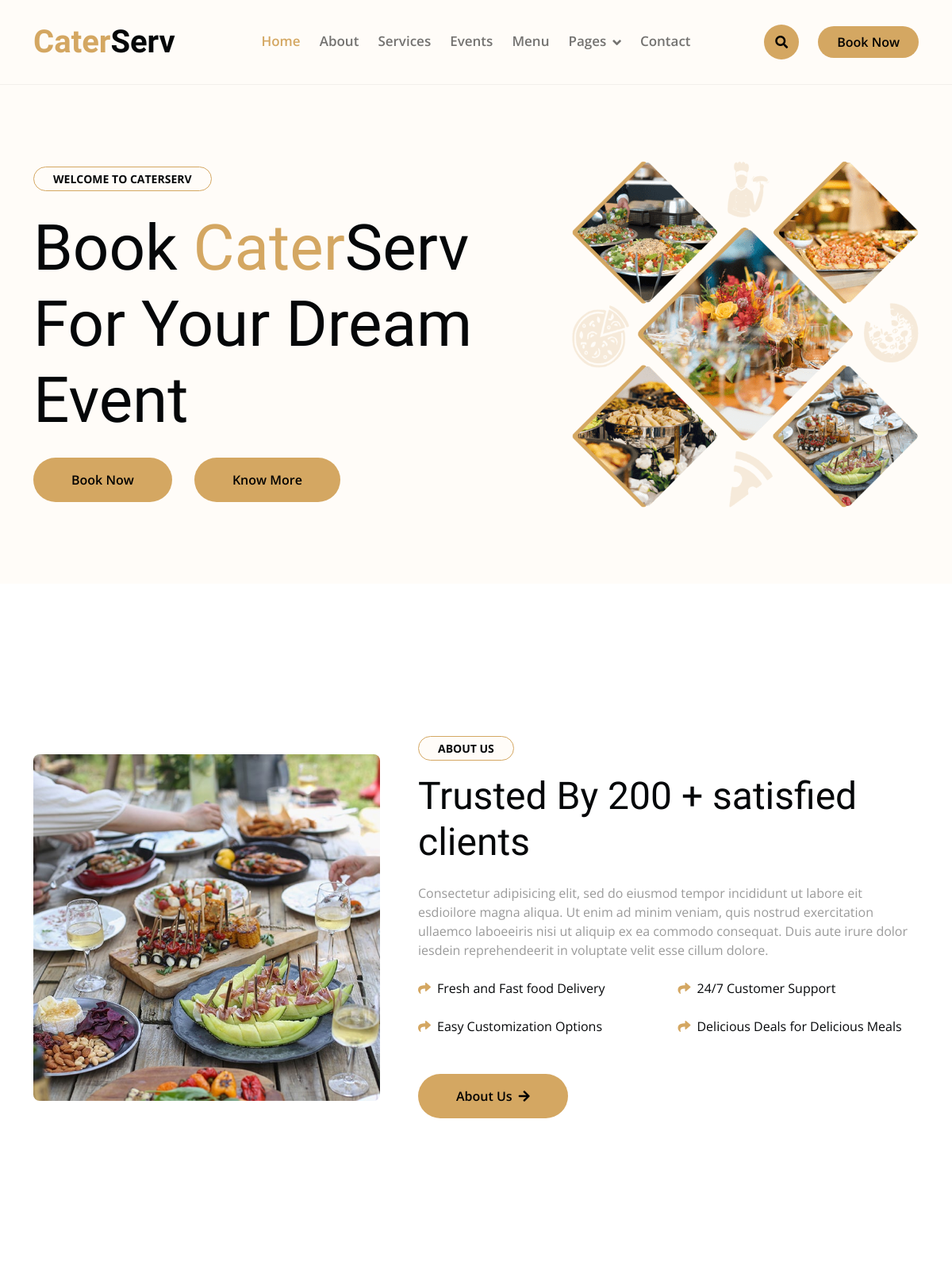
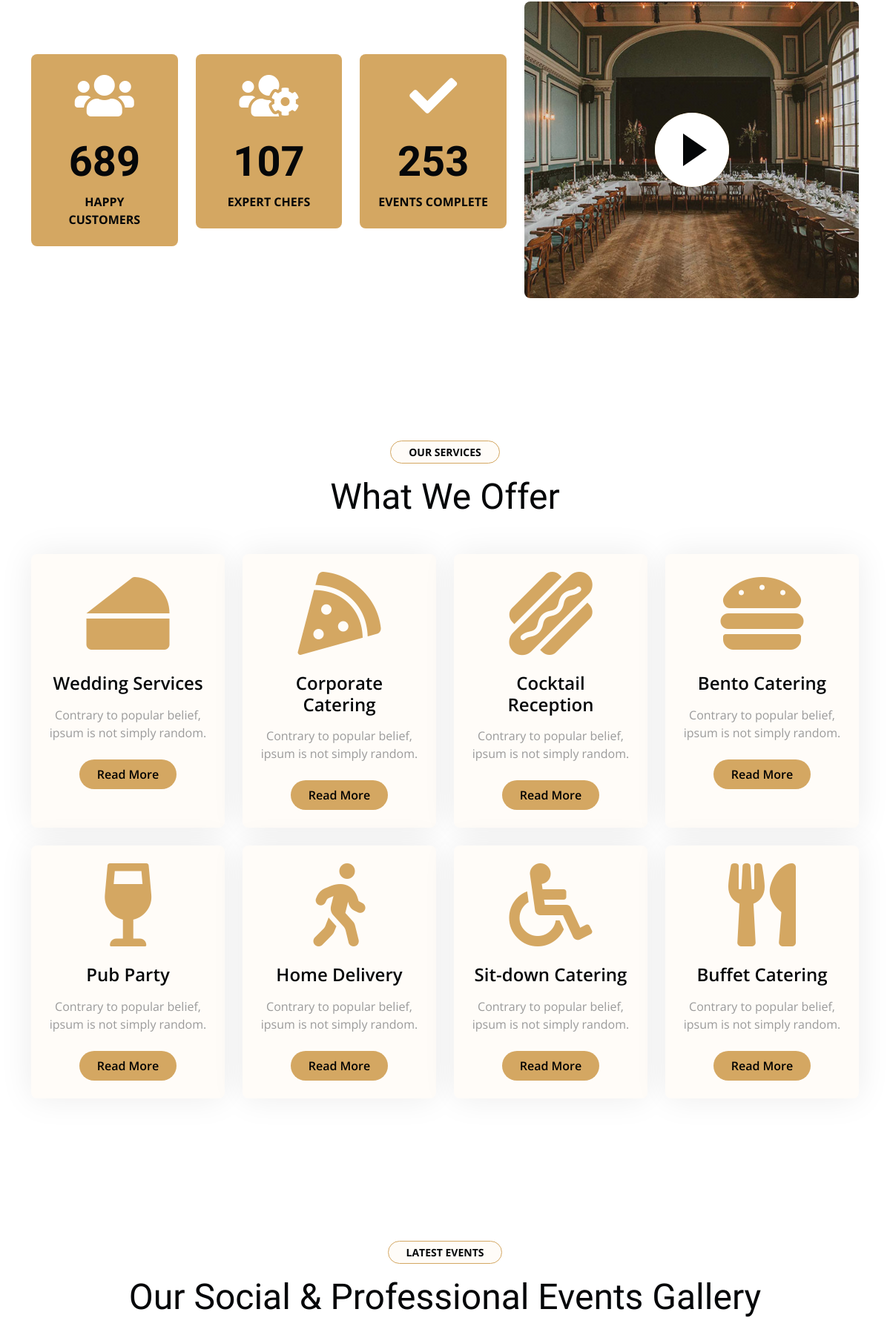
The page / (upper part) on the database its author committed (2 pictures, top to bottom).
### caterapp/models.py (models this page shows)
class Menu(models.Model):
    image = models.ImageField(upload_to='menu/')

class About(models.Model):
    image = models.ImageField(upload_to='about/')

class AboutFeature(models.Model):
    feature = models.CharField(max_length=100)

class CountAbout(models.Model):
    icon = models.CharField(max_length=50)
    numbers = models.IntegerField()
    count_name = models.CharField(max_length=50)

class Service(models.Model):
    icon = models.CharField(max_length=50)
    service_name = models.CharField(max_length=50)
    service_desc = models.CharField(max_length=100)

### caterapp/views.py (the view)
# urls.py: path('', views.index, name='index'),
def index(request):
    menu = Menu.objects.all()
    image = About.objects.all()
    desc = AboutFeature.objects.all()
    count = CountAbout.objects.all()
    service = Service.objects.all()
    all_event = Event.objects.all()
    wedding = Wedding.objects.all()
    corporate = Corporate.objects.all()
    cocktail = Cocktail.objects.all()
    buffet = Buffet.objects.all()
    starter = MenuStarter.objects.all()
    main_course = MenuMain.objects.all()
    drinks = MenuDrinks.objects.all()
    offers = MenuOffers.objects.all()
    special = MenuSpecial.objects.all()
    form = Booking.objects.all()
    chef_team = ChefAbout.objects.all()
    customers = ServiceCustomers.objects.all()
    customerss = ServiceCustomers.objects.all()
    blogdesc = Blog.objects.all()
    return render(request, 'index.html', {'menu': menu,
                                          'image': image, 'desc': desc,
                                          'count': count,
                                          'service': service,
                                          'all_event': all_event,
                                          'wedding': wedding, 'corporate': corporate, 'cocktail': cocktail, 'buffet': buffet,
                                          'starter': starter, 'main_course': main_course, 'drinks': drinks,'offers': offers,'special': special,
                                          'form': form,
                                          'chef_team': chef_team,
                                          'customers': customers, 'customerss': customerss,
                                          'blogdesc': blogdesc})

### caterapp/templatetags/custom_filters.py (called while the page is built)
@register.filter(name='wow_delay')
def wow_delay(counter, delay):
    return f'{counter * delay:.1f}'

### templates/index.html (shortened to what this page needs)
{% extends "Base/base.html" %}
{% block start %}
{% load custom_filters %}
        <div class="container-fluid bg-light py-6 my-6 mt-0">
            <div class="container">
                <div class="row g-5 align-items-center">
                    <div class="col-lg-7 col-md-12">
                        <small class="d-inline-block fw-bold text-dark text-uppercase bg-light border border-primary rounded-pill px-4 py-1 mb-4 animated bounceInDown">Welcome to CaterServ</small>
                        <h1 class="display-1 mb-4 animated bounceInDown">Book <span class="text-primary">Cater</span>Serv For Your Dream Event</h1>
                        <a href="" class="btn btn-primary border-0 rounded-pill py-3 px-4 px-md-5 me-4 animated bounceInLeft">Book Now</a>
                        <a href="" class="btn btn-primary border-0 rounded-pill py-3 px-4 px-md-5 animated bounceInLeft">Know More</a>
                    </div>
                    {% for i in menu %}
                    <div class="col-lg-5 col-md-12">
                        <img src="{{i.image.url}}" class="img-fluid rounded animated zoomIn" alt="">
                    </div>
                    {% endfor %}
                </div>
            </div>
        </div>
        <div class="container-fluid py-6">
            <div class="container">
                <div class="row g-5 align-items-center">
                    {% for i in image %}
                    <div class="col-lg-5 wow bounceInUp" data-wow-delay="0.1s">
                        <img src="{{ i.image.url }}" class="img-fluid rounded" alt="{{ i.image.name }}">
                    </div>
                    {% endfor %}
                    <div class="col-lg-7 wow bounceInUp" data-wow-delay="0.3s">
                        <small class="d-inline-block fw-bold text-dark text-uppercase bg-light border border-primary rounded-pill px-4 py-1 mb-3">About Us</small>
                        <h1 class="display-5 mb-4">Trusted By 200 + satisfied clients</h1>
                        <p class="mb-4">Consectetur adipisicing elit, sed do eiusmod tempor incididunt ut labore eit esdioilore magna aliqua. Ut enim ad minim veniam,
                            quis nostrud exercitation ullaemco laboeeiris nisi ut aliquip ex ea commodo consequat. Duis aute irure
                            dolor iesdein reprehendeerit in voluptate velit esse cillum dolore.</p>
                        <div class="row g-4 text-dark mb-5">
                            {% for i in desc %}
                            <div class="col-sm-6">
                                <i class="fas fa-share text-primary me-2"></i>{{ i.feature }}
                            </div>
                            {% endfor %}
                        </div>
                        <a href="" class="btn btn-primary py-3 px-5 rounded-pill">About Us<i class="fas fa-arrow-right ps-2"></i></a>
                    </div>
                </div>
            </div>
        </div>
        <div class="container-fluid faqt py-6">
            <div class="container">
                <div class="row g-4 align-items-center">
                    <div class="col-lg-7">
                       <div class="row g-4">
                        {% for i in count %}
                            <div class="col-sm-4 wow bounceInUp" data-wow-delay="{{ forloop.counter0|wow_delay:0.3 }}s">
                                <div class="faqt-item bg-primary rounded p-4 text-center">
                                    <i class="{{ i.icon }} fa-4x mb-4 text-white"></i>
                                    <h1 class="display-4 fw-bold" data-toggle="counter-up">{{ i.numbers }}</h1>
                                    <p class="text-dark text-uppercase fw-bold mb-0">{{ i.count_name }}</p>
                                </div>
                            </div>
                        {% endfor %}
                        </div>
                    </div>
                    <div class="col-lg-5 wow bounceInUp" data-wow-delay="0.1s">
                        <div class="video">
                            <button type="button" class="btn btn-play" data-bs-toggle="modal" data-src="https://www.youtube.com/embed/DWRcNpR6Kdc" data-bs-target="#videoModal">
                                <span></span>
                            </button>
                        </div>
                    </div>
                </div>
            </div>
        </div>
        <div class="container-fluid service py-6">
            <div class="container">
                <div class="text-center wow bounceInUp" data-wow-delay="0.1s">
                    <small class="d-inline-block fw-bold text-dark text-uppercase bg-light border border-primary rounded-pill px-4 py-1 mb-3">Our Services</small>
                    <h1 class="display-5 mb-5">What We Offer</h1>
                </div>
                <div class="row g-4">
                    {% for i in service %}
                    <div class="col-lg-3 col-md-6 col-sm-12 wow bounceInUp" data-wow-delay="{{ forloop.counter0|wow_delay:0.2 }}s">
                        <div class="bg-light rounded service-item">
                            <div class="service-content d-flex align-items-center justify-content-center p-4">
                                <div class="service-content-icon text-center">
                                    <i class="{{ i.icon }} fa-7x text-primary mb-4"></i>
                                    <h4 class="mb-3">{{ i.service_name }}</h4>
                                    <p class="mb-4">{{ i.service_desc }}</p>
                                    <a href="{% url 'service' %}" class="btn btn-primary px-4 py-2 rounded-pill">Read More</a>
                                </div>
                            </div>
                        </div>
                    </div>
                    {% endfor %}
                </div>
            </div>
        </div>
        <div class="container-fluid event py-6">
            <div class="container">
                <div class="text-center wow bounceInUp" data-wow-delay="0.1s">
                    <small class="d-inline-block fw-bold text-dark text-uppercase bg-light border border-primary rounded-pill px-4 py-1 mb-3">Latest Events</small>
                    <h1 class="display-5 mb-5">Our Social & Professional Events Gallery</h1>
                </div>
            </div>
        </div>
        {% endblock %}

### static/css/style.css (style rules this page uses)
h1, h2, h3, .h1, .h2, .h3 { font-weight: 400 !important; font-family: 'Playball', cursive !important; }
h4, h5, h6, .h4, .h5, .h6 { font-weight: 600 !important; font-family: 'Open Sans', sans-serif !important; }
.my-6 { margin-top: 6rem; margin-bottom: 6rem; }
.py-6 { padding-top: 6rem; padding-bottom: 6rem; }
.wow, .animated { animation-duration: 2s !important; }
.btn.btn-primary { border: 0; }
.btn { font-weight: 600; transition: .5s; }
.service .service-item { position: relative; height: 100%; border-radius: 8px; box-shadow: 0 0 45px rgba(0, 0, 0, .08); }
.service-content::after { position: absolute; content: ""; width: 100%; height: 0; top: 0; left: 0; bottom: auto; background: var(--bs-primary); border-radius: 8px; transition: 1s; }
.service-item .service-content-icon { position: relative; z-index: 2; }
.service-item .service-content-icon i, .service-item .service-content-icon p { transition: 1s; }
.service-item .service-content-icon a.btn-primary { transition: 1s !important; }
.video { position: relative; height: 100%; min-height: 400px; background: linear-gradient(rgba(254, 218, 154, 0.1), rgba(254, 218, 154, 0.1)), url(../img/fact.jpg); background-position: center center; background-repeat: no-repeat; background-size: cover; border-radius: 8px; }
.video .btn-play { position: absolute; z-index: 3; top: 50%; left: 50%; transform: translateX(-50%) translateY(-50%); box-sizing: content-box; display: block; width: 32px; height: 44px; border-radius: 50%; border: none; outline: none; padding: 18px 20px 18px 28px; }
.video .btn-play:before { content: ""; position: absolute; z-index: 0; left: 50%; top: 50%; transform: translateX(-50%) translateY(-50%); display: block; width: 100px; height: 100px; background: var(--bs-primary); border-radius: 50%; animation: pulse-border 1500ms ease-out infinite; }
.video .btn-play:after { content: ""; position: absolute; z-index: 1; left: 50%; top: 50%; transform: translateX(-50%) translateY(-50%); display: block; width: 100px; height: 100px; background: var(--bs-white); border-radius: 50%; transition: all 200ms; }
.video .btn-play span { display: block; position: relative; z-index: 3; width: 0; height: 0; border-left: 32px solid var(--bs-dark); border-top: 22px solid transparent; border-bottom: 22px solid transparent; }

### rows shown on the page
Menu: image (picture)
About: image (picture)
AboutFeature: feature "Fresh and Fast food Delivery"
AboutFeature: feature "24/7 Customer Support"
AboutFeature: feature "Easy Customization Options"
AboutFeature: feature "Delicious Deals for Delicious Meals"
CountAbout: numbers "689", count_name "HAPPY CUSTOMERS"
CountAbout: numbers "107", count_name "EXPERT CHEFS"
CountAbout: numbers "253", count_name "EVENTS COMPLETE"
Service: service_name "Wedding Services", service_desc "Contrary to popular belief, ipsum is not simply random."
Service: service_name "Corporate Catering", service_desc "Contrary to popular belief, ipsum is not simply random."
Service: service_name "Cocktail Reception", service_desc "Contrary to popular belief, ipsum is not simply random."
Service: service_name "Bento Catering", service_desc "Contrary to popular belief, ipsum is not simply random."
Service: service_name "Pub Party", service_desc "Contrary to popular belief, ipsum is not simply random."
Service: service_name "Home Delivery", service_desc "Contrary to popular belief, ipsum is not simply random."
Service: service_name "Sit-down Catering", service_desc "Contrary to popular belief, ipsum is not simply random."
Service: service_name "Buffet Catering", service_desc "Contrary to popular belief, ipsum is not simply random."
